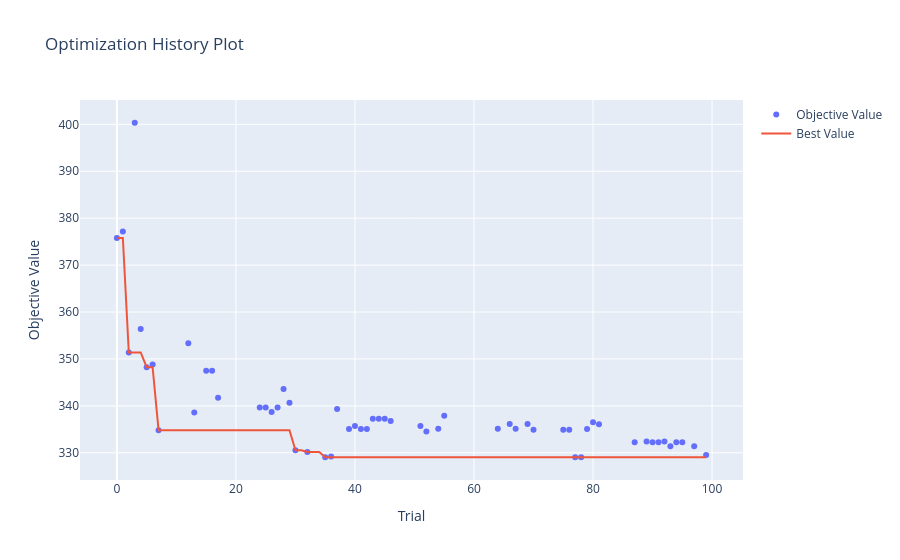
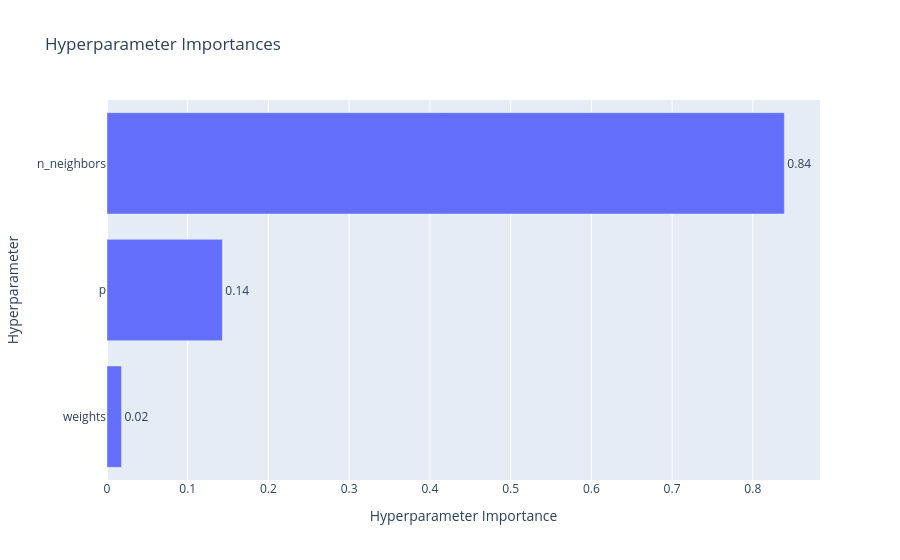

Write notebook code for charts like these, in order.
### Code cell
def objective(trial):
    params = {
        "n_neighbors": trial.suggest_int('n_neighbors', 2, 100),
        "weights": trial.suggest_categorical('weights', ['uniform', 'distance']),
        "p": trial.suggest_int('p', 1, 6)
    }

    model = KNeighborsRegressor(**params)
    pipeline = Pipeline([
        ("preprocessor", knn_preprocessor),
        ("model", model)
    ])

    scorer = make_scorer(root_mean_squared_error)

    scores = cross_val_score(
        pipeline,
        X_train_val,
        y_train_val,
        cv=cv,
        scoring=scorer
    )
    
    mean_score = scores.mean()

    trial.report(mean_score, step=0)

    if trial.should_prune():
        raise optuna.TrialPruned()

    return mean_score

sampler = optuna.samplers.TPESampler(seed=RANDOM_STATE)
study = optuna.create_study(direction='minimize', sampler=sampler)
study.optimize(objective, n_trials=100, show_progress_bar=True, n_jobs=4)

fig1 = optuna.visualization.plot_optimization_history(study)
fig2 = optuna.visualization.plot_param_importances(study)

display(fig1)
display(fig2) 

knn_best_params = study.best_params
print("Лучшие гиперпараметры:", knn_best_params)
knn_best_value = study.best_value
print("Лучшее среднее значение RMSE на кросс-валидации:", round(knn_best_value, 3))

### Figure 1 — Plotly figure (JSON) as saved in the notebook; plotly's stock layout.template omitted (floating-point values rounded to 4 significant figures)
{"data": [{"mode": "markers", "name": "Objective Value", "type": "scatter", "x": [0, 1, 2, 3, 4, 5, 6, 7, 12, 13, 15, 16, 17, 24, 25, 26, 27, 28, 29, 30, 32, 35, 36, 37, 39, 40, 41, 42, 43, 44, 45, 46, 51, 52, 54, 55, 64, 66, 67, 69, 70, 75, 76, 77, 78, 79, 80, 81, 87, 89, 90, 91, 92, 93, 94, 95, 97, 99], "y": [375.8, 377.2, 351.4, 400.3, 356.4, 348.2, 348.8, 334.8, 353.4, 338.6, 347.5, 347.5, 341.7, 339.7, 339.7, 338.7, 339.7, 343.6, 340.7, 330.5, 330.2, 329.1, 329.2, 339.3, 335.1, 335.7, 335.1, 335.1, 337.3, 337.3, 337.3, 336.8, 335.7, 334.6, 335.1, 337.9, 335.1, 336.1, 335.1, 336.1, 334.9, 334.9, 334.9, 329.1, 329.1, 335.1, 336.5, 336.1, 332.2, 332.4, 332.2, 332.2, 332.4, 331.4, 332.2, 332.2, 331.4, 329.5]}, {"mode": "lines", "name": "Best Value", "type": "scatter", "x": [0, 1, 2, 3, 4, 5, 6, 7, 8, 9, 10, 11, 12, 13, 14, 15, 16, 17, 18, 19, 20, 21, 22, 23, 24, 25, 26, 27, 28, 29, 30, 31, 32, 33, 34, 35, 36, 37, 38, 39, 40, 41, 42, 43, 44, 45, 46, 47, 48, 49, 50, 51, 52, 53, 54, 55, 56, 57, 58, 59, 60, 61, 62, 63, 64, 65, 66, 67, 68, 69, 70, 71, 72, 73, 74, 75, 76, 77, 78, 79, 80, 81, 82, 83, 84, 85, 86, 87, 88, 89, 90, 91, 92, 93, 94, 95, 96, 97, 98, 99], "y": [375.8, 375.8, 351.4, 351.4, 351.4, 348.2, 348.2, 334.8, 334.8, 334.8, 334.8, 334.8, 334.8, 334.8, 334.8, 334.8, 334.8, 334.8, 334.8, 334.8, 334.8, 334.8, 334.8, 334.8, 334.8, 334.8, 334.8, 334.8, 334.8, 334.8, 330.5, 330.5, 330.2, 330.2, 330.2, 329.1, 329.1, 329.1, 329.1, 329.1, 329.1, 329.1, 329.1, 329.1, 329.1, 329.1, 329.1, 329.1, 329.1, 329.1, 329.1, 329.1, 329.1, 329.1, 329.1, 329.1, 329.1, 329.1, 329.1, 329.1, 329.1, 329.1, 329.1, 329.1, 329.1, 329.1, 329.1, 329.1, 329.1, 329.1, 329.1, 329.1, 329.1, 329.1, 329.1, 329.1, 329.1, 329.1, 329.1, 329.1, 329.1, 329.1, 329.1, 329.1, 329.1, 329.1, 329.1, 329.1, 329.1, 329.1, 329.1, 329.1, 329.1, 329.1, 329.1, 329.1, 329.1, 329.1, 329.1, 329.1]}, {"marker": {"color": "#cccccc"}, "mode": "markers", "name": "Infeasible Trial", "showlegend": false, "type": "scatter", "x": [], "y": []}], "layout": {"title": {"text": "Optimization History Plot"}, "xaxis": {"title": {"text": "Trial"}}, "yaxis": {"title": {"text": "Objective Value"}}}}

### Figure 2 — Plotly figure (JSON) as saved in the notebook; plotly's stock layout.template omitted (floating-point values rounded to 4 significant figures)
{"data": [{"cliponaxis": false, "hovertemplate": ["weights (CategoricalDistribution): 0.01797553682318363<extra></extra>", "p (IntDistribution): 0.14291870228899384<extra></extra>", "n_neighbors (IntDistribution): 0.8391057608878225<extra></extra>"], "name": "Objective Value", "orientation": "h", "text": ["0.02", "0.14", "0.84"], "textposition": "outside", "type": "bar", "x": [0.01798, 0.1429, 0.8391], "y": ["weights", "p", "n_neighbors"]}], "layout": {"title": {"text": "Hyperparameter Importances"}, "xaxis": {"title": {"text": "Hyperparameter Importance"}}, "yaxis": {"title": {"text": "Hyperparameter"}}}}
